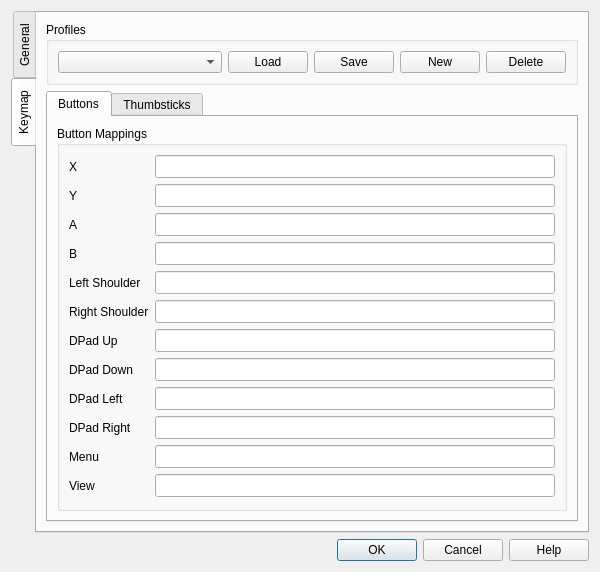
<?xml version="1.0" encoding="UTF-8"?>
<ui version="4.0">
 <class>Preferences</class>
 <widget class="QWidget" name="Preferences">
  <property name="geometry">
   <rect>
    <x>0</x>
    <y>0</y>
    <width>600</width>
    <height>546</height>
   </rect>
  </property>
  <property name="windowTitle">
   <string>Preferences</string>
  </property>
  <layout class="QVBoxLayout" name="verticalLayout">
   <item>
    <widget class="QTabWidget" name="preferencesTabWidget">
     <property name="tabPosition">
      <enum>QTabWidget::TabPosition::West</enum>
     </property>
     <property name="currentIndex">
      <number>1</number>
     </property>
     <widget class="QWidget" name="generalTab">
      <attribute name="title">
       <string>General</string>
      </attribute>
      <layout class="QVBoxLayout" name="generalTabLayout">
       <item>
        <layout class="QHBoxLayout" name="horizontalLayout">
         <item>
          <widget class="QLabel" name="Pointer">
           <property name="font">
            <font>
             <bold>true</bold>
            </font>
           </property>
           <property name="text">
            <string>Pointer Speed</string>
           </property>
          </widget>
         </item>
         <item>
          <widget class="QSlider" name="horizontalSlider">
           <property name="minimum">
            <number>1</number>
           </property>
           <property name="maximum">
            <number>20</number>
           </property>
           <property name="value">
            <number>10</number>
           </property>
           <property name="orientation">
            <enum>Qt::Orientation::Horizontal</enum>
           </property>
           <property name="tickPosition">
            <enum>QSlider::TickPosition::TicksAbove</enum>
           </property>
          </widget>
         </item>
        </layout>
       </item>
      </layout>
     </widget>
     <widget class="QWidget" name="keymapTab">
      <attribute name="title">
       <string>Keymap</string>
      </attribute>
      <layout class="QVBoxLayout" name="keymapTabLayout">
       <item>
        <widget class="QGroupBox" name="profilesGroup">
         <property name="title">
          <string>Profiles</string>
         </property>
         <layout class="QHBoxLayout" name="profilesLayout">
          <item>
           <widget class="QComboBox" name="profileComboBox">
            <property name="sizePolicy">
             <sizepolicy hsizetype="Expanding" vsizetype="Fixed">
              <horstretch>0</horstretch>
              <verstretch>0</verstretch>
             </sizepolicy>
            </property>
           </widget>
          </item>
          <item>
           <widget class="QPushButton" name="loadProfileButton">
            <property name="text">
             <string>Load</string>
            </property>
           </widget>
          </item>
          <item>
           <widget class="QPushButton" name="saveProfileButton">
            <property name="text">
             <string>Save</string>
            </property>
           </widget>
          </item>
          <item>
           <widget class="QPushButton" name="newProfileButton">
            <property name="text">
             <string>New</string>
            </property>
           </widget>
          </item>
          <item>
           <widget class="QPushButton" name="deleteProfileButton">
            <property name="text">
             <string>Delete</string>
            </property>
           </widget>
          </item>
         </layout>
        </widget>
       </item>
       <item>
        <widget class="QTabWidget" name="keymapTabWidget">
         <property name="currentIndex">
          <number>0</number>
         </property>
         <widget class="QWidget" name="buttonsTab">
          <attribute name="title">
           <string>Buttons</string>
          </attribute>
          <layout class="QVBoxLayout" name="buttonsTabLayout">
           <item>
            <widget class="QGroupBox" name="ButtonMaps">
             <property name="title">
              <string>Button Mappings</string>
             </property>
             <layout class="QFormLayout" name="buttonMappingsLayout">
              <item row="0" column="0">
               <widget class="QLabel" name="xbutton">
                <property name="text">
                 <string>X</string>
                </property>
               </widget>
              </item>
              <item row="0" column="1">
               <widget class="QLineEdit" name="xmap">
                <property name="sizePolicy">
                 <sizepolicy hsizetype="MinimumExpanding" vsizetype="Fixed">
                  <horstretch>0</horstretch>
                  <verstretch>0</verstretch>
                 </sizepolicy>
                </property>
                <property name="font">
                 <font>
                  <pointsize>10</pointsize>
                  <bold>true</bold>
                 </font>
                </property>
                <property name="clearButtonEnabled">
                 <bool>true</bool>
                </property>
               </widget>
              </item>
              <item row="1" column="0">
               <widget class="QLabel" name="ybutton">
                <property name="text">
                 <string>Y</string>
                </property>
               </widget>
              </item>
              <item row="1" column="1">
               <widget class="QLineEdit" name="ymap">
                <property name="sizePolicy">
                 <sizepolicy hsizetype="MinimumExpanding" vsizetype="Fixed">
                  <horstretch>0</horstretch>
                  <verstretch>0</verstretch>
                 </sizepolicy>
                </property>
                <property name="font">
                 <font>
                  <pointsize>10</pointsize>
                  <bold>true</bold>
                 </font>
                </property>
                <property name="clearButtonEnabled">
                 <bool>true</bool>
                </property>
               </widget>
              </item>
              <item row="2" column="0">
               <widget class="QLabel" name="abutton">
                <property name="text">
                 <string>A</string>
                </property>
               </widget>
              </item>
              <item row="2" column="1">
               <widget class="QLineEdit" name="amap">
                <property name="sizePolicy">
                 <sizepolicy hsizetype="MinimumExpanding" vsizetype="Fixed">
                  <horstretch>0</horstretch>
                  <verstretch>0</verstretch>
                 </sizepolicy>
                </property>
                <property name="font">
                 <font>
                  <pointsize>10</pointsize>
                  <bold>true</bold>
                 </font>
                </property>
                <property name="clearButtonEnabled">
                 <bool>true</bool>
                </property>
               </widget>
              </item>
              <item row="3" column="0">
               <widget class="QLabel" name="bbutton">
                <property name="text">
                 <string>B</string>
                </property>
               </widget>
              </item>
              <item row="3" column="1">
               <widget class="QLineEdit" name="bmap">
                <property name="sizePolicy">
                 <sizepolicy hsizetype="MinimumExpanding" vsizetype="Fixed">
                  <horstretch>0</horstretch>
                  <verstretch>0</verstretch>
                 </sizepolicy>
                </property>
                <property name="font">
                 <font>
                  <pointsize>10</pointsize>
                  <bold>true</bold>
                 </font>
                </property>
                <property name="clearButtonEnabled">
                 <bool>true</bool>
                </property>
               </widget>
              </item>
              <item row="4" column="0">
               <widget class="QLabel" name="Lt">
                <property name="text">
                 <string>Left Shoulder</string>
                </property>
               </widget>
              </item>
              <item row="4" column="1">
               <widget class="QLineEdit" name="Ltmap">
                <property name="sizePolicy">
                 <sizepolicy hsizetype="MinimumExpanding" vsizetype="Fixed">
                  <horstretch>0</horstretch>
                  <verstretch>0</verstretch>
                 </sizepolicy>
                </property>
                <property name="font">
                 <font>
                  <pointsize>10</pointsize>
                  <bold>true</bold>
                 </font>
                </property>
                <property name="clearButtonEnabled">
                 <bool>true</bool>
                </property>
               </widget>
              </item>
              <item row="5" column="0">
               <widget class="QLabel" name="Rt">
                <property name="text">
                 <string>Right Shoulder</string>
                </property>
               </widget>
              </item>
              <item row="5" column="1">
               <widget class="QLineEdit" name="Rtmap">
                <property name="sizePolicy">
                 <sizepolicy hsizetype="MinimumExpanding" vsizetype="Fixed">
                  <horstretch>0</horstretch>
                  <verstretch>0</verstretch>
                 </sizepolicy>
                </property>
                <property name="font">
                 <font>
                  <pointsize>10</pointsize>
                  <bold>true</bold>
                 </font>
                </property>
                <property name="clearButtonEnabled">
                 <bool>true</bool>
                </property>
               </widget>
              </item>
              <item row="6" column="0">
               <widget class="QLabel" name="dup">
                <property name="text">
                 <string>DPad Up</string>
                </property>
               </widget>
              </item>
              <item row="6" column="1">
               <widget class="QLineEdit" name="dupmap">
                <property name="sizePolicy">
                 <sizepolicy hsizetype="MinimumExpanding" vsizetype="Fixed">
                  <horstretch>0</horstretch>
                  <verstretch>0</verstretch>
                 </sizepolicy>
                </property>
                <property name="font">
                 <font>
                  <pointsize>10</pointsize>
                  <bold>true</bold>
                 </font>
                </property>
                <property name="clearButtonEnabled">
                 <bool>true</bool>
                </property>
               </widget>
              </item>
              <item row="7" column="0">
               <widget class="QLabel" name="ddown">
                <property name="text">
                 <string>DPad Down</string>
                </property>
               </widget>
              </item>
              <item row="7" column="1">
               <widget class="QLineEdit" name="ddownmap">
                <property name="sizePolicy">
                 <sizepolicy hsizetype="MinimumExpanding" vsizetype="Fixed">
                  <horstretch>0</horstretch>
                  <verstretch>0</verstretch>
                 </sizepolicy>
                </property>
                <property name="font">
                 <font>
                  <pointsize>10</pointsize>
                  <bold>true</bold>
                 </font>
                </property>
                <property name="clearButtonEnabled">
                 <bool>true</bool>
                </property>
               </widget>
              </item>
              <item row="8" column="0">
               <widget class="QLabel" name="dleft">
                <property name="text">
                 <string>DPad Left</string>
                </property>
               </widget>
              </item>
              <item row="8" column="1">
               <widget class="QLineEdit" name="dleftmap">
                <property name="sizePolicy">
                 <sizepolicy hsizetype="MinimumExpanding" vsizetype="Fixed">
                  <horstretch>0</horstretch>
                  <verstretch>0</verstretch>
                 </sizepolicy>
                </property>
                <property name="font">
                 <font>
                  <pointsize>10</pointsize>
                  <bold>true</bold>
                 </font>
                </property>
                <property name="clearButtonEnabled">
                 <bool>true</bool>
                </property>
               </widget>
              </item>
              <item row="9" column="0">
               <widget class="QLabel" name="dright">
                <property name="text">
                 <string>DPad Right</string>
                </property>
               </widget>
              </item>
              <item row="9" column="1">
               <widget class="QLineEdit" name="drightmap">
                <property name="sizePolicy">
                 <sizepolicy hsizetype="MinimumExpanding" vsizetype="Fixed">
                  <horstretch>0</horstretch>
                  <verstretch>0</verstretch>
                 </sizepolicy>
                </property>
                <property name="font">
                 <font>
                  <pointsize>10</pointsize>
                  <bold>true</bold>
                 </font>
                </property>
                <property name="clearButtonEnabled">
                 <bool>true</bool>
                </property>
               </widget>
              </item>
              <item row="10" column="0">
               <widget class="QLabel" name="menu">
                <property name="text">
                 <string>Menu</string>
                </property>
               </widget>
              </item>
              <item row="10" column="1">
               <widget class="QLineEdit" name="menumap">
                <property name="sizePolicy">
                 <sizepolicy hsizetype="MinimumExpanding" vsizetype="Fixed">
                  <horstretch>0</horstretch>
                  <verstretch>0</verstretch>
                 </sizepolicy>
                </property>
                <property name="font">
                 <font>
                  <pointsize>10</pointsize>
                  <bold>true</bold>
                 </font>
                </property>
                <property name="clearButtonEnabled">
                 <bool>true</bool>
                </property>
               </widget>
              </item>
              <item row="11" column="0">
               <widget class="QLabel" name="view">
                <property name="text">
                 <string>View</string>
                </property>
               </widget>
              </item>
              <item row="11" column="1">
               <widget class="QLineEdit" name="viewmap">
                <property name="sizePolicy">
                 <sizepolicy hsizetype="MinimumExpanding" vsizetype="Fixed">
                  <horstretch>0</horstretch>
                  <verstretch>0</verstretch>
                 </sizepolicy>
                </property>
                <property name="font">
                 <font>
                  <pointsize>10</pointsize>
                  <bold>true</bold>
                 </font>
                </property>
                <property name="clearButtonEnabled">
                 <bool>true</bool>
                </property>
               </widget>
              </item>
             </layout>
            </widget>
           </item>
          </layout>
         </widget>
         <widget class="QWidget" name="thumbsticksTab">
          <attribute name="title">
           <string>Thumbsticks</string>
          </attribute>
          <layout class="QVBoxLayout" name="thumbsticksTabLayout">
           <item>
            <widget class="QGroupBox" name="ThumbstickMaps">
             <property name="title">
              <string>Thumbstick Mappings</string>
             </property>
             <layout class="QGridLayout" name="thumbstickGridLayout">
              <item row="0" column="0" colspan="2">
               <widget class="QLabel" name="leftThumbLabel">
                <property name="font">
                 <font>
                  <bold>true</bold>
                 </font>
                </property>
                <property name="text">
                 <string>Left Thumbstick</string>
                </property>
               </widget>
              </item>
              <item row="0" column="2">
               <widget class="QCheckBox" name="leftThumbMouseMove">
                <property name="text">
                 <string>Use as Mouse Movement</string>
                </property>
               </widget>
              </item>
              <item row="1" column="0">
               <widget class="QLabel" name="leftThumbUpLabel">
                <property name="text">
                 <string>Up</string>
                </property>
               </widget>
              </item>
              <item row="1" column="1">
               <widget class="QLineEdit" name="leftThumbUpMap">
                <property name="sizePolicy">
                 <sizepolicy hsizetype="MinimumExpanding" vsizetype="Fixed">
                  <horstretch>0</horstretch>
                  <verstretch>0</verstretch>
                 </sizepolicy>
                </property>
                <property name="font">
                 <font>
                  <pointsize>10</pointsize>
                  <bold>true</bold>
                 </font>
                </property>
                <property name="clearButtonEnabled">
                 <bool>true</bool>
                </property>
               </widget>
              </item>
              <item row="2" column="0">
               <widget class="QLabel" name="leftThumbDownLabel">
                <property name="text">
                 <string>Down</string>
                </property>
               </widget>
              </item>
              <item row="2" column="1">
               <widget class="QLineEdit" name="leftThumbDownMap">
                <property name="sizePolicy">
                 <sizepolicy hsizetype="MinimumExpanding" vsizetype="Fixed">
                  <horstretch>0</horstretch>
                  <verstretch>0</verstretch>
                 </sizepolicy>
                </property>
                <property name="font">
                 <font>
                  <pointsize>10</pointsize>
                  <bold>true</bold>
                 </font>
                </property>
                <property name="clearButtonEnabled">
                 <bool>true</bool>
                </property>
               </widget>
              </item>
              <item row="3" column="0">
               <widget class="QLabel" name="leftThumbLeftLabel">
                <property name="text">
                 <string>Left</string>
                </property>
               </widget>
              </item>
              <item row="3" column="1">
               <widget class="QLineEdit" name="leftThumbLeftMap">
                <property name="sizePolicy">
                 <sizepolicy hsizetype="MinimumExpanding" vsizetype="Fixed">
                  <horstretch>0</horstretch>
                  <verstretch>0</verstretch>
                 </sizepolicy>
                </property>
                <property name="font">
                 <font>
                  <pointsize>10</pointsize>
                  <bold>true</bold>
                 </font>
                </property>
                <property name="clearButtonEnabled">
                 <bool>true</bool>
                </property>
               </widget>
              </item>
              <item row="4" column="0">
               <widget class="QLabel" name="leftThumbRightLabel">
                <property name="text">
                 <string>Right</string>
                </property>
               </widget>
              </item>
              <item row="4" column="1">
               <widget class="QLineEdit" name="leftThumbRightMap">
                <property name="sizePolicy">
                 <sizepolicy hsizetype="MinimumExpanding" vsizetype="Fixed">
                  <horstretch>0</horstretch>
                  <verstretch>0</verstretch>
                 </sizepolicy>
                </property>
                <property name="font">
                 <font>
                  <pointsize>10</pointsize>
                  <bold>true</bold>
                 </font>
                </property>
                <property name="clearButtonEnabled">
                 <bool>true</bool>
                </property>
               </widget>
              </item>
              <item row="5" column="0" colspan="3">
               <widget class="QFrame" name="thumbstickSeparator">
                <property name="frameShape">
                 <enum>QFrame::Shape::HLine</enum>
                </property>
                <property name="frameShadow">
                 <enum>QFrame::Shadow::Sunken</enum>
                </property>
               </widget>
              </item>
              <item row="6" column="0" colspan="2">
               <widget class="QLabel" name="rightThumbLabel">
                <property name="font">
                 <font>
                  <bold>true</bold>
                 </font>
                </property>
                <property name="text">
                 <string>Right Thumbstick</string>
                </property>
               </widget>
              </item>
              <item row="6" column="2">
               <widget class="QCheckBox" name="rightThumbMouseMove">
                <property name="text">
                 <string>Use as Mouse Movement</string>
                </property>
               </widget>
              </item>
              <item row="7" column="0">
               <widget class="QLabel" name="rightThumbUpLabel">
                <property name="text">
                 <string>Up</string>
                </property>
               </widget>
              </item>
              <item row="7" column="1">
               <widget class="QLineEdit" name="rightThumbUpMap">
                <property name="sizePolicy">
                 <sizepolicy hsizetype="MinimumExpanding" vsizetype="Fixed">
                  <horstretch>0</horstretch>
                  <verstretch>0</verstretch>
                 </sizepolicy>
                </property>
                <property name="font">
                 <font>
                  <pointsize>10</pointsize>
                  <bold>true</bold>
                 </font>
                </property>
                <property name="clearButtonEnabled">
                 <bool>true</bool>
                </property>
               </widget>
              </item>
              <item row="8" column="0">
               <widget class="QLabel" name="rightThumbDownLabel">
                <property name="text">
                 <string>Down</string>
                </property>
               </widget>
              </item>
              <item row="8" column="1">
               <widget class="QLineEdit" name="rightThumbDownMap">
                <property name="sizePolicy">
                 <sizepolicy hsizetype="MinimumExpanding" vsizetype="Fixed">
                  <horstretch>0</horstretch>
                  <verstretch>0</verstretch>
                 </sizepolicy>
                </property>
                <property name="font">
                 <font>
                  <pointsize>10</pointsize>
                  <bold>true</bold>
                 </font>
                </property>
                <property name="clearButtonEnabled">
                 <bool>true</bool>
                </property>
               </widget>
              </item>
              <item row="9" column="0">
               <widget class="QLabel" name="rightThumbLeftLabel">
                <property name="text">
                 <string>Left</string>
                </property>
               </widget>
              </item>
              <item row="9" column="1">
               <widget class="QLineEdit" name="rightThumbLeftMap">
                <property name="sizePolicy">
                 <sizepolicy hsizetype="MinimumExpanding" vsizetype="Fixed">
                  <horstretch>0</horstretch>
                  <verstretch>0</verstretch>
                 </sizepolicy>
                </property>
                <property name="font">
                 <font>
                  <pointsize>10</pointsize>
                  <bold>true</bold>
                 </font>
                </property>
                <property name="clearButtonEnabled">
                 <bool>true</bool>
                </property>
               </widget>
              </item>
              <item row="10" column="0">
               <widget class="QLabel" name="rightThumbRightLabel">
                <property name="text">
                 <string>Right</string>
                </property>
               </widget>
              </item>
              <item row="10" column="1">
               <widget class="QLineEdit" name="rightThumbRightMap">
                <property name="sizePolicy">
                 <sizepolicy hsizetype="MinimumExpanding" vsizetype="Fixed">
                  <horstretch>0</horstretch>
                  <verstretch>0</verstretch>
                 </sizepolicy>
                </property>
                <property name="font">
                 <font>
                  <pointsize>10</pointsize>
                  <bold>true</bold>
                 </font>
                </property>
                <property name="clearButtonEnabled">
                 <bool>true</bool>
                </property>
               </widget>
              </item>
             </layout>
            </widget>
           </item>
          </layout>
         </widget>
        </widget>
       </item>
      </layout>
     </widget>
    </widget>
   </item>
   <item>
    <widget class="QDialogButtonBox" name="buttonBox">
     <property name="standardButtons">
      <set>QDialogButtonBox::StandardButton::Cancel|QDialogButtonBox::StandardButton::Help|QDialogButtonBox::StandardButton::Ok</set>
     </property>
    </widget>
   </item>
  </layout>
 </widget>
 <resources/>
 <connections/>
</ui>
